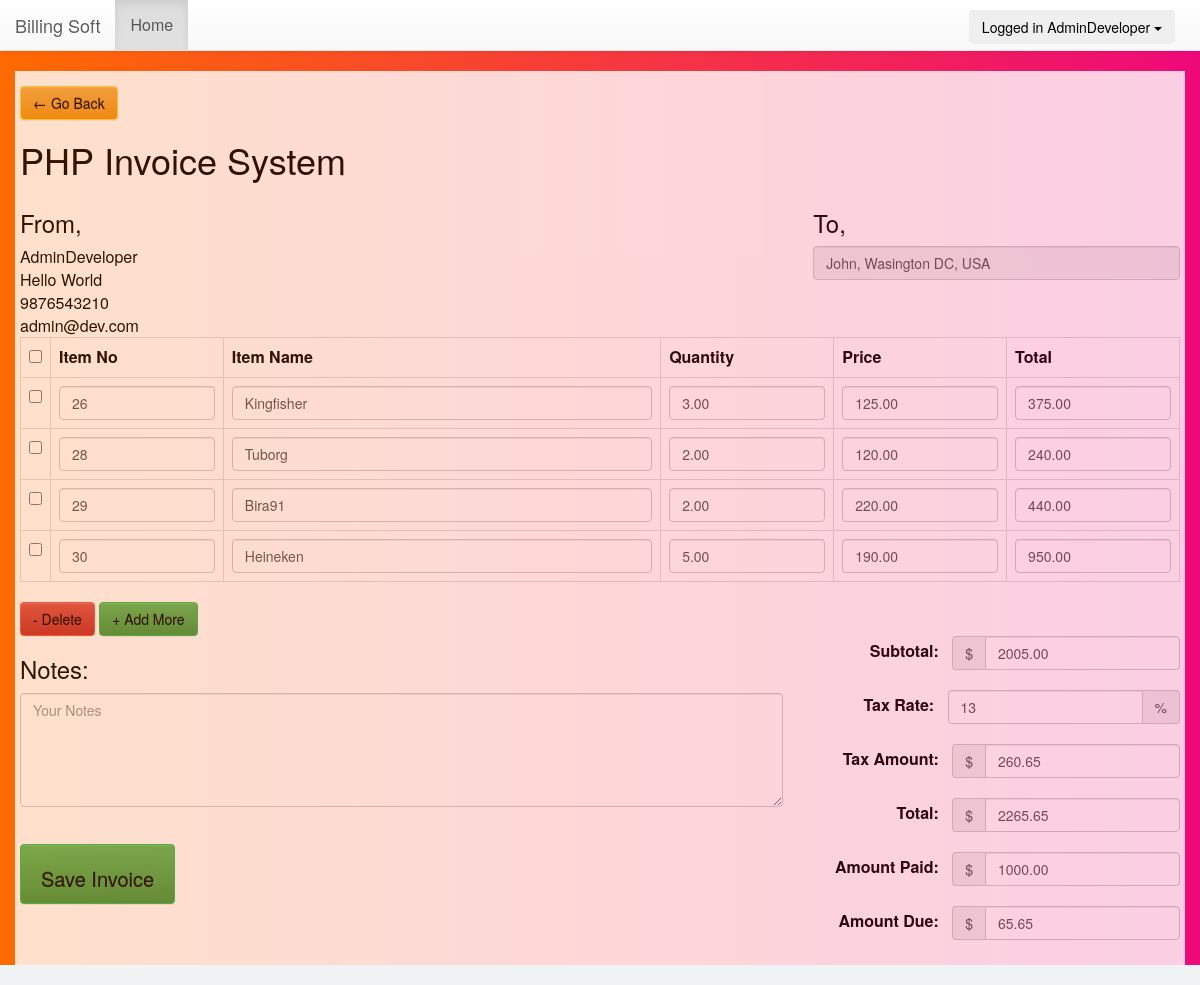
Screenshot of /edit_invoice.php?update_id=12 (signed in) with the database file from the repository.
### tables this page shows
CREATE TABLE `customers` (
  `customer_id` int(11) NOT NULL,
  `user_id` int(11) NOT NULL,
  `created_date` datetime NOT NULL DEFAULT CURRENT_TIMESTAMP,
  `customer_name` varchar(200) NOT NULL,
  `customer_address` varchar(250) NOT NULL,
  `customer_number` bigint(15) NOT NULL,
  `customer_pan` bigint(15) DEFAULT NULL
);

CREATE TABLE `invoice_order_item` (
  `order_item_id` int(11) NOT NULL,
  `order_id` int(11) NOT NULL,
  `item_code` varchar(250) NOT NULL,
  `item_name` varchar(250) NOT NULL,
  `order_item_quantity` decimal(10,2) NOT NULL,
  `order_item_price` decimal(10,2) NOT NULL,
  `order_item_final_amount` decimal(10,2) NOT NULL
);

CREATE TABLE `invoice_order` (
  `order_id` int(11) NOT NULL,
  `user_id` int(11) NOT NULL,
  `customer_id` int(11) NOT NULL,
  `order_date` timestamp NOT NULL DEFAULT CURRENT_TIMESTAMP,
  `order_total_before_tax` decimal(10,2) NOT NULL,
  `order_total_tax` decimal(10,2) NOT NULL,
  `order_tax_per` varchar(250) NOT NULL,
  `order_total_after_tax` double(10,2) NOT NULL,
  `order_amount_paid` decimal(10,2) NOT NULL,
  `order_total_amount_due` decimal(10,2) NOT NULL,
  `note` text NOT NULL
);

### Invoice.php (called while the page is built, shortened)
<?php
class Invoice{
	private $host  = 'localhost';
    private $user  = 'root';
    private $password   = "";
    private $database  = "billing_software";
    private $invoiceOrderTable = 'invoice_order';
	private $invoiceOrderItemTable = 'invoice_order_item';
	private $dbConnect = false;
    public function __construct(){
        if(!$this->dbConnect){
            $conn = new mysqli($this->host, $this->user, $this->password, $this->database);
            if($conn->connect_error){
                die("Error failed to connect to MySQL: " . $conn->connect_error);
            }else{
                $this->dbConnect = $conn;
            }
        }
    }
	private function getData($sqlQuery) {
		$result = mysqli_query($this->dbConnect, $sqlQuery);
		$data= array();
		while ($row = mysqli_fetch_array($result, MYSQLI_ASSOC)) {
			$data[]=$row;
		}
		return $data;
	}
	public function getInvoice($invoiceId){
		$sqlQuery = "
			SELECT * FROM ".$this->invoiceOrderTable."
			WHERE user_id = '".$_SESSION['userid']."' AND order_id = '$invoiceId'";
		$result = mysqli_query($this->dbConnect, $sqlQuery);
		$row = mysqli_fetch_array($result, MYSQLI_ASSOC);
		return $row;
	}
	public function getInvoiceItems($invoiceId){
		$sqlQuery = "
			SELECT * FROM ".$this->invoiceOrderItemTable."
			WHERE order_id = '$invoiceId'";
		return  $this->getData($sqlQuery);
	}
}
?>

### ledger.php (called while the page is built, shortened)
<?php
class Ledger{
	private $host  = 'localhost';
    private $user  = 'root';
    private $password   = "";
    private $database  = "billing_software";
	private $CustomerTable = 'customers';
  private $dbConnect = false;
    public function __construct(){
        if(!$this->dbConnect){
            $conn = new mysqli($this->host, $this->user, $this->password, $this->database);
            if($conn->connect_error){
                die("Error failed to connect to MySQL: " . $conn->connect_error);
            }else{
                $this->dbConnect = $conn;
            }
        }
    }
	public function getCustomer($customerId){
		$sqlQuery = "
			SELECT * FROM ".$this->CustomerTable."
			WHERE user_id = '".$_SESSION['userid']."' AND customer_id = '$customerId'";
		$result = mysqli_query($this->dbConnect, $sqlQuery);
		$row = mysqli_fetch_array($result, MYSQLI_ASSOC);
		return $row;
	}
}
?>

### edit_invoice.php (the view, shortened to what this page needs)
<?php
include('header.php');
include 'ledger.php';
include 'Invoice.php';
$ledger = new Ledger();
$invoice = new Invoice();
$invoice->checkLoggedIn();
if(!empty($_GET['update_id']) && $_GET['update_id']) {
	$invoiceValues = $invoice->getInvoice($_GET['update_id']);
	$invoiceItems = $invoice->getInvoiceItems($_GET['update_id']);
	$customerDetails = $ledger->getCustomer($invoiceValues['customer_id']);
}
?>
<link href="css/style.css" rel="stylesheet">
<?php include('container.php');?>
<div class="container content-invoice">
	<div><a class="btn btn-warning back_btn" href="javascript:history.go(-1)">&#8592 Go Back</a></div>
    	<form action="" id="invoice-form" method="post" class="invoice-form" role="form" novalidate="">
	    	<div class="load-animate animated fadeInUp">
		    	<div class="row">
		    		<div class="col-xs-8 col-sm-8 col-md-8 col-lg-8">
		    			<h1 class="title">PHP Invoice System</h1>
		    		</div>
		    	</div>
		    	<div class="row">
		      		<div class="col-xs-12 col-sm-4 col-md-4 col-lg-4">
		      			<h3>From,</h3>
						<?php echo $_SESSION['user']; ?><br>
						<?php echo $_SESSION['address']; ?><br>
						<?php echo $_SESSION['mobile']; ?><br>
						<?php echo $_SESSION['email']; ?><br>
		      		</div>
		      		<div class="col-xs-12 col-sm-4 col-md-4 col-lg-4 pull-right">
		      			<h3>To,</h3>
		      			<div class="form-group">
							<input value="<?php echo $customerDetails['customer_name'].', '. $customerDetails['customer_address']; ?>" type="text" class="form-control" name="companyName" id="companyName" placeholder="Company Name" autocomplete="off" disabled>
						</div>
		      		</div>
		      	</div>
		      	<div class="row">
		      		<div class="col-xs-12 col-sm-12 col-md-12 col-lg-12">
		      			<table class="table table-bordered table-hover" id="invoiceItem">
							<tr>
								<th width="2%"><input id="checkAll" class="formcontrol" type="checkbox"></th>
								<th width="15%">Item No</th>
								<th width="38%">Item Name</th>
								<th width="15%">Quantity</th>
								<th width="15%">Price</th>
								<th width="15%">Total</th>
							</tr>
							<?php
							$count = 0;
							foreach($invoiceItems as $invoiceItem){
								$count++;
							?>
							<tr>
								<td><input class="itemRow" type="checkbox"></td>
								<td><input type="text" value="<?php echo $invoiceItem["item_code"]; ?>" name="productCode[]" id="productCode_<?php echo $count; ?>" class="form-control" autocomplete="off"></td>
								<td><input type="text" value="<?php echo $invoiceItem["item_name"]; ?>" name="productName[]" id="productName_<?php echo $count; ?>" class="form-control" autocomplete="off"></td>
								<td><input type="number" value="<?php echo $invoiceItem["order_item_quantity"]; ?>" name="quantity[]" id="quantity_<?php echo $count; ?>" class="form-control quantity" autocomplete="off"></td>
								<td><input type="number" value="<?php echo $invoiceItem["order_item_price"]; ?>" name="price[]" id="price_<?php echo $count; ?>" class="form-control price" autocomplete="off"></td>
								<td><input type="number" value="<?php echo $invoiceItem["order_item_final_amount"]; ?>" name="total[]" id="total_<?php echo $count; ?>" class="form-control total" autocomplete="off"></td>
							</tr>
							<?php } ?>
						</table>
		      		</div>
		      	</div>
		      	<div class="row">
		      		<div class="col-xs-12 col-sm-3 col-md-3 col-lg-3">
		      			<button class="btn btn-danger delete" id="removeRows" type="button">- Delete</button>
		      			<button class="btn btn-success" id="addRows" type="button">+ Add More</button>
		      		</div>
		      	</div>
		      	<div class="row">
		      		<div class="col-xs-12 col-sm-8 col-md-8 col-lg-8">
		      			<h3>Notes: </h3>
		      			<div class="form-group">
							<textarea class="form-control txt" rows="5" name="notes" id="notes" placeholder="Your Notes"><?php echo $invoiceValues['note']; ?></textarea>
						</div>
						<br>
						<div class="form-group">
			      			<input data-loading-text="Updating Invoice..." type="submit" name="invoice_btn" value="Save Invoice" class="btn btn-success submit_btn invoice-save-btm">
			      		</div>
		      		</div>
		      		<div class="col-xs-12 col-sm-4 col-md-4 col-lg-4">
						<span class="form-inline">
							<div class="form-group">
								<label>Subtotal: &nbsp;</label>
								<div class="input-group">
									<div class="input-group-addon currency">$</div>
									<input value="<?php echo $invoiceValues['order_total_before_tax']; ?>" type="number" class="form-control" name="subTotal" id="subTotal" placeholder="Subtotal">
								</div>
							</div>
							<div class="form-group">
								<label>Tax Rate: &nbsp;</label>
								<div class="input-group">
									<input value="<?php echo $invoiceValues['order_tax_per']; ?>" type="number" class="form-control" name="taxRate" id="taxRate" placeholder="Tax Rate">
									<div class="input-group-addon">%</div>
								</div>
							</div>
							<div class="form-group">
								<label>Tax Amount: &nbsp;</label>
								<div class="input-group">
									<div class="input-group-addon currency">$</div>
									<input value="<?php echo $invoiceValues['order_total_tax']; ?>" type="number" class="form-control" name="taxAmount" id="taxAmount" placeholder="Tax Amount">
								</div>
							</div>
							<div class="form-group">
								<label>Total: &nbsp;</label>
								<div class="input-group">
									<div class="input-group-addon currency">$</div>
									<input value="<?php echo $invoiceValues['order_total_after_tax']; ?>" type="number" class="form-control" name="totalAftertax" id="totalAftertax" placeholder="Total">
								</div>
							</div>
							<div class="form-group">
								<label>Amount Paid: &nbsp;</label>
								<div class="input-group">
									<div class="input-group-addon currency">$</div>
									<input value="<?php echo $invoiceValues['order_amount_paid']; ?>" type="number" class="form-control" name="amountPaid" id="amountPaid" placeholder="Amount Paid">
								</div>
							</div>
							<div class="form-group">
								<label>Amount Due: &nbsp;</label>
								<div class="input-group">
									<div class="input-group-addon currency">$</div>
									<input value="<?php echo $invoiceValues['order_total_amount_due']; ?>" type="number" class="form-control" name="amountDue" id="amountDue" placeholder="Amount Due">
								</div>
							</div>
						</span>
					</div>
		      	</div>
	      	</div>
		</form>
    </div>
</div>
<?php include('footer.php');?>

### css/style.css (style rules this page uses)
html { background-color: #f0f3f4; position: relative; min-height: 100%; }
body { background: #ee0979; background: -webkit-linear-gradient(to right, #ff6a00, #ee0979); background: linear-gradient(to right, #ff6a00, #ee0979); color: black; font-size: 16px; line-height: 1.42857; }
.invoice-list-container, .content-invoice, .customer-list-container { background:white; opacity:0.8; padding: 5px !important; }
.btn-success, .panel-success { background-color: #27c24c !important; border-color: #27c24c !important; color: #000 !important; }
.btn-warning, .panel-warning { background-color: #fad733; border-color: #fad733; color: #000 !important; }
.btn-danger, .panel-danger { background-color: #f05050; border-color: #f05050; color: #000 !important; }
input[type=number] { -moz-appearance: textfield; }
.form-inline .form-group { margin-bottom: 20px; float: right; }
.invoice-save-btm { height:60px;padding:20px;font-size:20px; }
.back_btn { margin-top:10px; }

### rows the page displays
customers: companyName "John, Wasington DC, USA"
invoice_order_item: item_code "26", item_name "Kingfisher", order_item_quantity "3.00", order_item_price "125.00", order_item_final_amount "375.00"
invoice_order_item: item_code "28", item_name "Tuborg", order_item_quantity "2.00", order_item_price "120.00", order_item_final_amount "240.00"
invoice_order_item: item_code "29", item_name "Bira91", order_item_quantity "2.00", order_item_price "220.00", order_item_final_amount "440.00"
invoice_order_item: item_code "30", item_name "Heineken", order_item_quantity "5.00", order_item_price "190.00", order_item_final_amount "950.00"
invoice_order: subTotal "2005.00", taxRate "13", taxAmount "260.65", totalAftertax "2265.65", amountPaid "1000.00", amountDue "65.65"

### other values shown
$_SESSION['user'] "AdminDeveloper"
$_SESSION['address'] "Hello World"
$_SESSION['mobile'] "9876543210"
$_SESSION['email'] "admin@dev.com"
